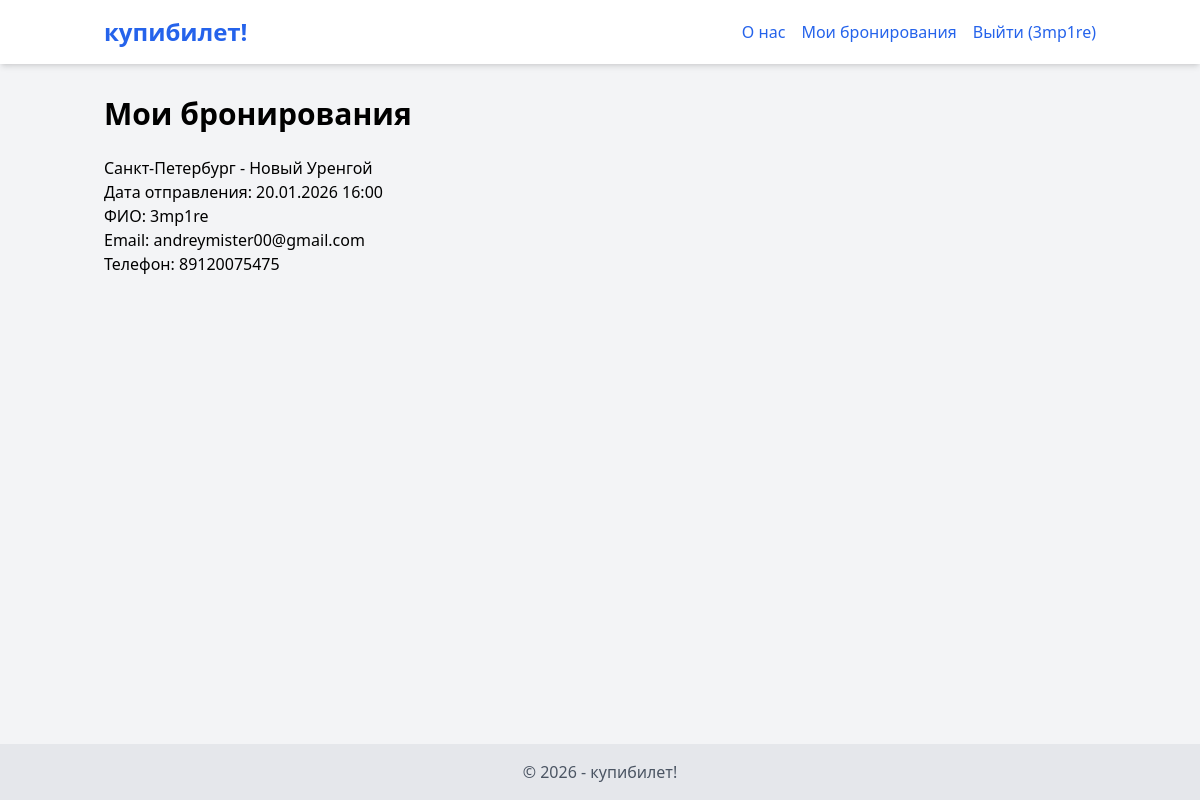
Screenshot of /bookings (signed in) with the database file from the repository.
### app.py (models this page shows, shortened)
class User(UserMixin, db.Model):
    id = db.Column(db.Integer, primary_key=True)
    username = db.Column(db.String(80), unique=True, nullable=False)
    password_hash = db.Column(db.String(128), nullable=False)

class Booking(db.Model):
    id = db.Column(db.Integer, primary_key=True)
    flight_id = db.Column(db.Integer, db.ForeignKey('flight.id'), nullable=False)
    user_id = db.Column(db.Integer, db.ForeignKey('user.id'), nullable=False)
    full_name = db.Column(db.String(255), nullable=False)
    email = db.Column(db.String(120), nullable=False)
    phone = db.Column(db.String(20), nullable=False)
    flight = db.relationship('Flight', foreign_keys=[flight_id])
    user = db.relationship('User', foreign_keys=[user_id])

class Flight(db.Model):
    id = db.Column(db.Integer, primary_key=True)
    departure_city = db.Column(db.String(100), nullable=False)
    arrival_city = db.Column(db.String(100), nullable=False)
    image = db.Column(db.String(255))
    description = db.Column(db.Text)
    route = db.Column(db.String(255))
    departure_datetime = db.Column(db.DateTime, nullable=False)
    arrival_datetime = db.Column(db.DateTime, nullable=False)
    price = db.Column(db.Float, nullable=False)
    bookings = db.relationship('Booking', foreign_keys='Booking.flight_id')

### app.py (the view)
@app.route('/bookings')
@login_required
def bookings():
    user_bookings = Booking.query.filter_by(user_id=current_user.id).all()
    return render_template('bookings.html', bookings=user_bookings)

### app.py (called while the page is built)
@login_manager.user_loader
def load_user(user_id):
    return User.query.get(int(user_id))

### templates/bookings.html
{% extends 'base.html' %}
{% block content %}
    <h1 class="text-3xl font-bold mb-6">Мои бронирования</h1>
    {% if not bookings %}
        <p>У вас пока нет бронирований.</p>
    {% else %}
        <ul>
            {% for booking in bookings %}
                <li class="my-5">
                    <h2>{{ booking.flight.departure_city }} - {{ booking.flight.arrival_city }}</h2>
                    <p>Дата отправления: {{ booking.flight.departure_datetime.strftime('%d.%m.%Y %H:%M') }}</p>
                    <p>ФИО: {{ booking.full_name }}</p>
                    <p>Email: {{ booking.email }}</p>
                    <p>Телефон: {{ booking.phone }}</p>
                </li>
            {% endfor %}
        </ul>
    {% endif %}
{% endblock %}

### templates/base.html (shortened to what this page needs)
<!DOCTYPE html>
<html lang="ru">
  <head>
    <link
      href="https://cdn.jsdelivr.net/npm/tailwindcss@2.2.19/dist/tailwind.min.css"
      rel="stylesheet"
    />
    <script src="https://cdn.tailwindcss.com"></script>
  </head>
  <body class="bg-gray-100 font-sans flex flex-col min-h-screen">
    <header class="bg-white shadow-md py-4 sticky top-0 z-50">
        <div class="container mx-auto px-4 flex items-center justify-between flex-wrap">
            <a href="/" class="text-2xl font-bold text-blue-600">купибилет!</a>
            <nav class="w-full sm:w-auto sm:flex sm:items-center sm:justify-end" id="navbar">
                <ul class="sm:flex sm:space-x-4 w-full sm:w-auto mt-4 sm:mt-0 text-center sm:text-left">
                    <li>
                        <a href="{{ url_for('about') }}" class="text-blue-600 hover:underline block px-4 py-2 sm:p-0">О нас</a>
                    </li>
                    {% if current_user.is_authenticated %}
                        <li>
                            <a href="{{ url_for('bookings') }}" class="text-blue-600 hover:underline block px-4 py-2 sm:p-0">Мои бронирования</a>
                        </li>
                        <li>
                            <a href="{{ url_for('logout') }}" class="text-blue-600 hover:underline block px-4 py-2 sm:p-0">Выйти ({{ current_user.username }})</a>
                        </li>
                    {% endif %}
                </ul>
            </nav>
        </div>
    </header>
    <main class="container mx-auto px-4 py-8 flex-grow">
       {% block content %}{% endblock %}
    </main>
    <footer class="bg-gray-200 py-4 mt-8">
      <div class="container mx-auto px-4 text-center text-gray-600">
        © 2026 - <a href="{{ url_for('about') }}">купибилет!</a>
      </div>
    </footer>
  </body>
</html>

### rows the page displays
User: username "3mp1re"
Booking: flight.departure_city "Санкт-Петербург", flight.arrival_city "Новый Уренгой", flight.departure_datetime "20.01.2026 16:00", full_name "3mp1re", email "andreymister00@gmail.com", phone "89120075475"
